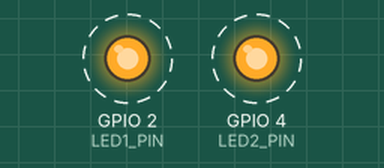
Recording of a sketch running on a simulated ESP32. On the bench: output pins drawn as LEDs (lit = HIGH). Dashed ring = blinking. What the sketch prints to the serial monitor is not drawn.

Above: at 1.16 s.
Timing chart, 0 to 5.6 s (numbered marks = the images above):
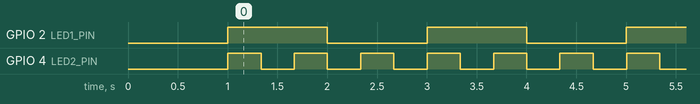

Measured:
- by itself, GPIO 2 (LED1_PIN): alternates HIGH for 1.0 s and LOW for 1.0 s
- by itself, GPIO 4 (LED2_PIN): alternates HIGH for 0.33 s and LOW for 0.33 s

The sketch:

task_memory_usage.ino
```cpp
// (licence header left out)
// https://randomnerdtutorials.com/esp32-freertos-arduino-tasks/

#define LED1_PIN 2
#define LED2_PIN 4

TaskHandle_t Task1Handle = NULL;
TaskHandle_t Task2Handle = NULL;

void Task1(void *parameter) {
  pinMode(LED1_PIN, OUTPUT);
  for (;;) {
    digitalWrite(LED1_PIN, HIGH);
    Serial.println("Task1: LED1 ON");
    vTaskDelay(1000 / portTICK_PERIOD_MS);
    digitalWrite(LED1_PIN, LOW);
    Serial.println("Task1: LED1 OFF");
    vTaskDelay(1000 / portTICK_PERIOD_MS);
    Serial.printf("Task1 Stack Free: %u bytes\n", uxTaskGetStackHighWaterMark(NULL));
  }
}

void Task2(void *parameter) {
  pinMode(LED2_PIN, OUTPUT);
  for (;;) {
    digitalWrite(LED2_PIN, HIGH);
    Serial.println("Task2: LED2 ON");
    vTaskDelay(333 / portTICK_PERIOD_MS);
    digitalWrite(LED2_PIN, LOW);
    Serial.println("Task2: LED2 OFF");
    vTaskDelay(333 / portTICK_PERIOD_MS);
    Serial.printf("Task2 Stack Free: %u bytes\n", uxTaskGetStackHighWaterMark(NULL));
  }
}

void setup() {
  Serial.begin(115200);
  delay(1000);
  Serial.printf("Starting FreeRTOS: Memory Usage\nInitial Free Heap: %u bytes\n", xPortGetFreeHeapSize());

  xTaskCreatePinnedToCore(
    Task1,
    "Task1",
    10000,
    NULL,
    1,
    &Task1Handle,
    1
  );

  xTaskCreatePinnedToCore(
    Task2,
    "Task2",
    10000,
    NULL,
    1,
    &Task2Handle,
    1
  );
}

void loop() {
  static uint32_t lastCheck = 0;
  if (millis() - lastCheck > 5000) {
    Serial.printf("Free Heap: %u bytes\n", xPortGetFreeHeapSize());
    lastCheck = millis();
  }
}
```
